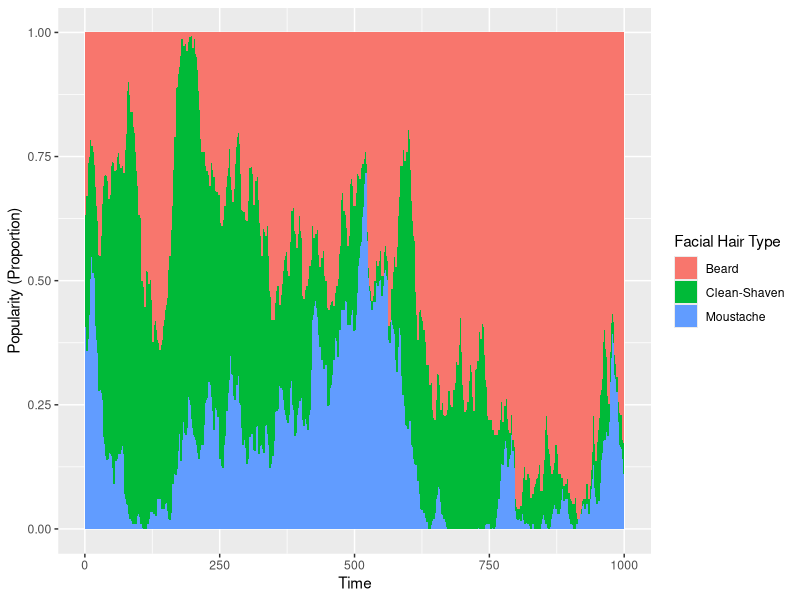

The R script that drew this image:
## ---- chunk 1
knitr::opts_chunk$set(echo = TRUE)
## ---- chunk 2

library(ggplot2)

## ---- chunk 3

#Population Size#
#The number of agents to generate
popSize<-100



#Proportion of Hipsters#
#The propotion of agents who are anti-conformists
propHip<-.01



#Social Group Size#
#Number of agents each agent knows
gSize<-30



#Probability of Facial Hair Change#
#Probability that agents change their facial hair each month
pChange<-.33



#Months#
#Number of loops of the life cycle
months<-1000

## ---- chunk 4

#Agent Generation#
#A function to generate agents
agentGenerate<-function(n,p){
  
  #Generate agent conformity strategies
  strategy<-c(rep("conformist",(1-p)*n),
              rep("hipster",p*n))
  
  #Generate agent facial hairstyles
  facialHair<-sample(c("clean","beard","stash"),n,replace=T)
  
  #Create the dataframe of agents
  agents<-data.frame(strategy,facialHair)
  
  #Output the agents
  return(agents)
  
}



#Socialize#
#A function to assign agents to random, non-overlapping, asymmetric social groups
socialize<-function(n,g){
  
  #Generate a blank matrix for representing the social network
  network<-matrix(0,n,n)
  
  for(a in 1:n){
    
    #Assign each agent a random set of other agents whom they "know"
    #Converts a random g columns of row a (excluding the agent's own) to 1
    network[a,sample((1:n)[-a],g)]<-1
    
  }
  
  #Output the agent social network
  return(network)
  
}



#Assess#
#A function to assess popularity of facial hair styles
assess<-function(agents,network){
  
  #Generate a blank matrix for storing proportion of agents wearing each facial hair style in each agents' social network
  propStyle<-matrix(NA,nrow(agents),3)
  
  #Loop through agents...
  for(a in 1:nrow(agents)){
    
    #Compute the proportion of known agents who wear each facial hair style
    propStyle[a,1]<-mean(agents$facialHair[network[a,]==1]=="beard")
    propStyle[a,2]<-mean(agents$facialHair[network[a,]==1]=="clean")
    propStyle[a,3]<-mean(agents$facialHair[network[a,]==1]=="stash")
    
  }
  
  #Output the assessment matrix
  return(propStyle)
  
}



#Switch#
#A function to have agents switch facial hair styles
switch<-function(agents,propStyle,pChange){
  
  #Loop through agents...
  for(a in 1:nrow(agents)){
    
    if(rbinom(1,1,pChange)){
      
      #Have the agent adopt a facial hair according to their strategy and their social network
      agents$facialHair[a]<-ifelse(agents$strategy[a]=="conformist",
             sample(c("beard","clean","stash"),1,
                    prob=propStyle[a,]),
             sample(c("beard","clean","stash"),1,
                    prob=1-propStyle[a,])
             )
      
    }
    
  }
 
  return(agents)
   
}

## ---- chunk 5

#Generate the agents
agents<-agentGenerate(popSize,propHip)

#Assign agents a social network
network<-socialize(popSize,gSize)


#Generate a blank dataframe for storing model results
results<-data.frame("time"=rep(1:months,each=3),
           "style"=c("beard","clean","stash"),
           "p"=NA)

#Loop over months...
for(m in 1:months) {
  
  #Assess#
  
  #Have the agents assess the popularity of each facial hair style in their network
  propStyle <- assess(agents, network)
  
  
  
  #Switch#
  
  #Have the agents switch their facial hairs
  agents <- switch(agents, propStyle, pChange)
  
  #Store the proportions of agents wearing each facial hair style at this time
  results$p[results$time==m & results$style=="beard"]<-mean(agents$facialHair=="beard")
  results$p[results$time==m & results$style=="clean"]<-mean(agents$facialHair=="clean")
  results$p[results$time==m & results$style=="stash"]<-mean(agents$facialHair=="stash")
  
}

## ---- chunk 6

p1<-ggplot(data=results,
           aes(x=time,
               y=p,
               fill=style)
           )+
  labs(x="Time",
       y="Popularity (Proportion)",
       fill="Facial Hair Type")+
  scale_fill_discrete(labels=c("Beard","Clean-Shaven","Moustache"))+
  geom_area()
  
p1

